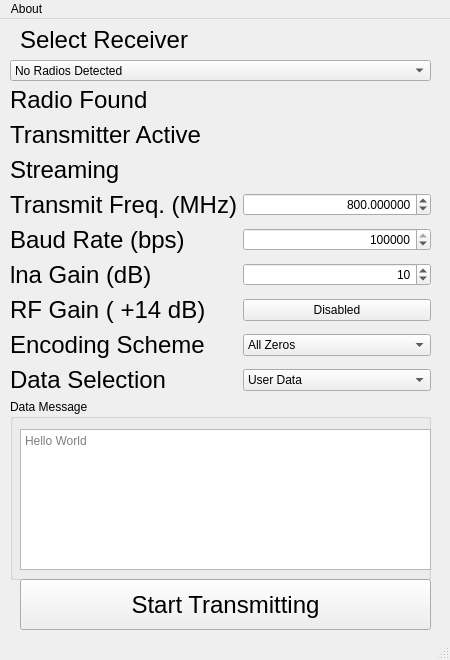
<?xml version="1.0" encoding="UTF-8"?>
<ui version="4.0">
 <class>Hackrf_Transmitter</class>
 <widget class="QMainWindow" name="Hackrf_Transmitter">
  <property name="geometry">
   <rect>
    <x>0</x>
    <y>0</y>
    <width>450</width>
    <height>660</height>
   </rect>
  </property>
  <property name="sizePolicy">
   <sizepolicy hsizetype="Fixed" vsizetype="Fixed">
    <horstretch>0</horstretch>
    <verstretch>0</verstretch>
   </sizepolicy>
  </property>
  <property name="minimumSize">
   <size>
    <width>450</width>
    <height>660</height>
   </size>
  </property>
  <property name="maximumSize">
   <size>
    <width>450</width>
    <height>660</height>
   </size>
  </property>
  <property name="windowTitle">
   <string>Hackrf_Transmitter</string>
  </property>
  <property name="unifiedTitleAndToolBarOnMac">
   <bool>true</bool>
  </property>
  <widget class="QWidget" name="centralwidget">
   <widget class="QPushButton" name="m_StartTransmit">
    <property name="geometry">
     <rect>
      <x>20</x>
      <y>560</y>
      <width>411</width>
      <height>51</height>
     </rect>
    </property>
    <property name="font">
     <font>
      <pointsize>18</pointsize>
     </font>
    </property>
    <property name="text">
     <string>Start Transmitting</string>
    </property>
   </widget>
   <widget class="QGroupBox" name="groupBox">
    <property name="geometry">
     <rect>
      <x>10</x>
      <y>380</y>
      <width>421</width>
      <height>181</height>
     </rect>
    </property>
    <property name="title">
     <string>Data Message</string>
    </property>
    <widget class="QTextEdit" name="m_data_message">
     <property name="geometry">
      <rect>
       <x>10</x>
       <y>30</y>
       <width>411</width>
       <height>141</height>
      </rect>
     </property>
     <property name="placeholderText">
      <string>Hello World</string>
     </property>
    </widget>
   </widget>
   <widget class="QWidget" name="gridLayoutWidget_2">
    <property name="geometry">
     <rect>
      <x>10</x>
      <y>66</y>
      <width>421</width>
      <height>311</height>
     </rect>
    </property>
    <layout class="QGridLayout" name="gridLayout_2">
     <item row="4" column="0">
      <widget class="QLabel" name="label_4">
       <property name="font">
        <font>
         <pointsize>18</pointsize>
        </font>
       </property>
       <property name="text">
        <string>Baud Rate (bps)</string>
       </property>
      </widget>
     </item>
     <item row="3" column="1">
      <widget class="QDoubleSpinBox" name="m_txfreq">
       <property name="alignment">
        <set>Qt::AlignRight|Qt::AlignTrailing|Qt::AlignVCenter</set>
       </property>
       <property name="decimals">
        <number>6</number>
       </property>
       <property name="minimum">
        <double>10.000000000000000</double>
       </property>
       <property name="maximum">
        <double>6000.000000000000000</double>
       </property>
       <property name="singleStep">
        <double>0.100000000000000</double>
       </property>
       <property name="value">
        <double>800.000000000000000</double>
       </property>
      </widget>
     </item>
     <item row="7" column="1">
      <widget class="QComboBox" name="m_encoding_scheme">
       <property name="currentText">
        <string>FM</string>
       </property>
       <item>
        <property name="text">
         <string>All Zeros</string>
        </property>
       </item>
       <item>
        <property name="text">
         <string>All Ones</string>
        </property>
       </item>
       <item>
        <property name="text">
         <string>Tone@50000Hz</string>
        </property>
       </item>
       <item>
        <property name="text">
         <string>Tone@10000Hz</string>
        </property>
       </item>
       <item>
        <property name="text">
         <string>Tone@20000Hz</string>
        </property>
       </item>
       <item>
        <property name="text">
         <string>AM</string>
        </property>
       </item>
       <item>
        <property name="text">
         <string>FM</string>
        </property>
       </item>
       <item>
        <property name="text">
         <string>BPSK</string>
        </property>
       </item>
       <item>
        <property name="text">
         <string>QPSK</string>
        </property>
       </item>
      </widget>
     </item>
     <item row="3" column="0">
      <widget class="QLabel" name="label_3">
       <property name="font">
        <font>
         <pointsize>18</pointsize>
        </font>
       </property>
       <property name="text">
        <string>Transmit Freq. (MHz)</string>
       </property>
      </widget>
     </item>
     <item row="0" column="1" alignment="Qt::AlignHCenter">
      <widget class="QtLight" name="m_RadioFound" native="true">
       <property name="minimumSize">
        <size>
         <width>20</width>
         <height>20</height>
        </size>
       </property>
       <property name="maximumSize">
        <size>
         <width>20</width>
         <height>20</height>
        </size>
       </property>
      </widget>
     </item>
     <item row="6" column="0">
      <widget class="QLabel" name="label_7">
       <property name="font">
        <font>
         <pointsize>18</pointsize>
        </font>
       </property>
       <property name="text">
        <string>RF Gain ( +14 dB)</string>
       </property>
      </widget>
     </item>
     <item row="1" column="1" alignment="Qt::AlignHCenter">
      <widget class="QtLight" name="m_TransmitterActive" native="true">
       <property name="minimumSize">
        <size>
         <width>20</width>
         <height>20</height>
        </size>
       </property>
       <property name="maximumSize">
        <size>
         <width>20</width>
         <height>20</height>
        </size>
       </property>
       <property name="LightColor" stdset="0">
        <color>
         <red>0</red>
         <green>0</green>
         <blue>0</blue>
        </color>
       </property>
      </widget>
     </item>
     <item row="5" column="0">
      <widget class="QLabel" name="label_5">
       <property name="font">
        <font>
         <pointsize>18</pointsize>
        </font>
       </property>
       <property name="text">
        <string>lna Gain (dB)</string>
       </property>
      </widget>
     </item>
     <item row="0" column="0">
      <widget class="QLabel" name="label">
       <property name="font">
        <font>
         <pointsize>18</pointsize>
        </font>
       </property>
       <property name="layoutDirection">
        <enum>Qt::LeftToRight</enum>
       </property>
       <property name="text">
        <string>Radio Found</string>
       </property>
      </widget>
     </item>
     <item row="6" column="1">
      <widget class="QPushButton" name="m_rf_gain">
       <property name="text">
        <string>Disabled</string>
       </property>
      </widget>
     </item>
     <item row="2" column="0">
      <widget class="QLabel" name="label_8">
       <property name="font">
        <font>
         <pointsize>18</pointsize>
        </font>
       </property>
       <property name="text">
        <string>Streaming</string>
       </property>
      </widget>
     </item>
     <item row="5" column="1">
      <widget class="QDoubleSpinBox" name="m_lna_gain">
       <property name="alignment">
        <set>Qt::AlignRight|Qt::AlignTrailing|Qt::AlignVCenter</set>
       </property>
       <property name="decimals">
        <number>0</number>
       </property>
       <property name="maximum">
        <double>47.000000000000000</double>
       </property>
       <property name="value">
        <double>10.000000000000000</double>
       </property>
      </widget>
     </item>
     <item row="7" column="0">
      <widget class="QLabel" name="label_6">
       <property name="font">
        <font>
         <pointsize>18</pointsize>
        </font>
       </property>
       <property name="text">
        <string>Encoding Scheme</string>
       </property>
      </widget>
     </item>
     <item row="2" column="1" alignment="Qt::AlignHCenter">
      <widget class="QtLight" name="m_is_streaming" native="true">
       <property name="minimumSize">
        <size>
         <width>20</width>
         <height>20</height>
        </size>
       </property>
       <property name="maximumSize">
        <size>
         <width>20</width>
         <height>20</height>
        </size>
       </property>
       <property name="LightColor" stdset="0">
        <color>
         <red>0</red>
         <green>0</green>
         <blue>0</blue>
        </color>
       </property>
      </widget>
     </item>
     <item row="1" column="0">
      <widget class="QLabel" name="label_2">
       <property name="font">
        <font>
         <pointsize>18</pointsize>
        </font>
       </property>
       <property name="text">
        <string>Transmitter Active</string>
       </property>
      </widget>
     </item>
     <item row="4" column="1">
      <widget class="QDoubleSpinBox" name="m_bps">
       <property name="alignment">
        <set>Qt::AlignRight|Qt::AlignTrailing|Qt::AlignVCenter</set>
       </property>
       <property name="decimals">
        <number>0</number>
       </property>
       <property name="minimum">
        <double>1.000000000000000</double>
       </property>
       <property name="maximum">
        <double>10000000.000000000000000</double>
       </property>
       <property name="value">
        <double>100000.000000000000000</double>
       </property>
      </widget>
     </item>
     <item row="8" column="0">
      <widget class="QLabel" name="label_10">
       <property name="font">
        <font>
         <pointsize>18</pointsize>
        </font>
       </property>
       <property name="text">
        <string>Data Selection</string>
       </property>
      </widget>
     </item>
     <item row="8" column="1">
      <widget class="QComboBox" name="m_DataSelection">
       <item>
        <property name="text">
         <string>User Data</string>
        </property>
       </item>
       <item>
        <property name="text">
         <string>Incrementing Numbers</string>
        </property>
       </item>
       <item>
        <property name="text">
         <string>Incrementing Letters</string>
        </property>
       </item>
      </widget>
     </item>
    </layout>
   </widget>
   <widget class="QComboBox" name="m_radio_list">
    <property name="geometry">
     <rect>
      <x>10</x>
      <y>41</y>
      <width>421</width>
      <height>21</height>
     </rect>
    </property>
    <property name="sizePolicy">
     <sizepolicy hsizetype="Fixed" vsizetype="Fixed">
      <horstretch>0</horstretch>
      <verstretch>0</verstretch>
     </sizepolicy>
    </property>
    <property name="minimumSize">
     <size>
      <width>200</width>
      <height>0</height>
     </size>
    </property>
    <item>
     <property name="text">
      <string>No Radios Detected</string>
     </property>
    </item>
   </widget>
   <widget class="QLabel" name="label_9">
    <property name="geometry">
     <rect>
      <x>20</x>
      <y>10</y>
      <width>271</width>
      <height>21</height>
     </rect>
    </property>
    <property name="font">
     <font>
      <pointsize>18</pointsize>
     </font>
    </property>
    <property name="text">
     <string>Select Receiver</string>
    </property>
   </widget>
   <zorder>groupBox</zorder>
   <zorder>m_StartTransmit</zorder>
   <zorder>gridLayoutWidget_2</zorder>
   <zorder>m_radio_list</zorder>
   <zorder>label_9</zorder>
  </widget>
  <widget class="QMenuBar" name="menubar">
   <property name="geometry">
    <rect>
     <x>0</x>
     <y>0</y>
     <width>450</width>
     <height>22</height>
    </rect>
   </property>
   <widget class="QMenu" name="menuAbout">
    <property name="title">
     <string>About</string>
    </property>
    <addaction name="actionAbout"/>
   </widget>
   <addaction name="menuAbout"/>
  </widget>
  <widget class="QStatusBar" name="statusbar"/>
  <action name="actionquit">
   <property name="text">
    <string>quit</string>
   </property>
  </action>
  <action name="actionAbout">
   <property name="text">
    <string>About</string>
   </property>
  </action>
 </widget>
 <customwidgets>
  <customwidget>
   <class>QtLight</class>
   <extends>QWidget</extends>
   <header>qtlight.h</header>
   <container>1</container>
  </customwidget>
 </customwidgets>
 <resources/>
 <connections/>
</ui>
